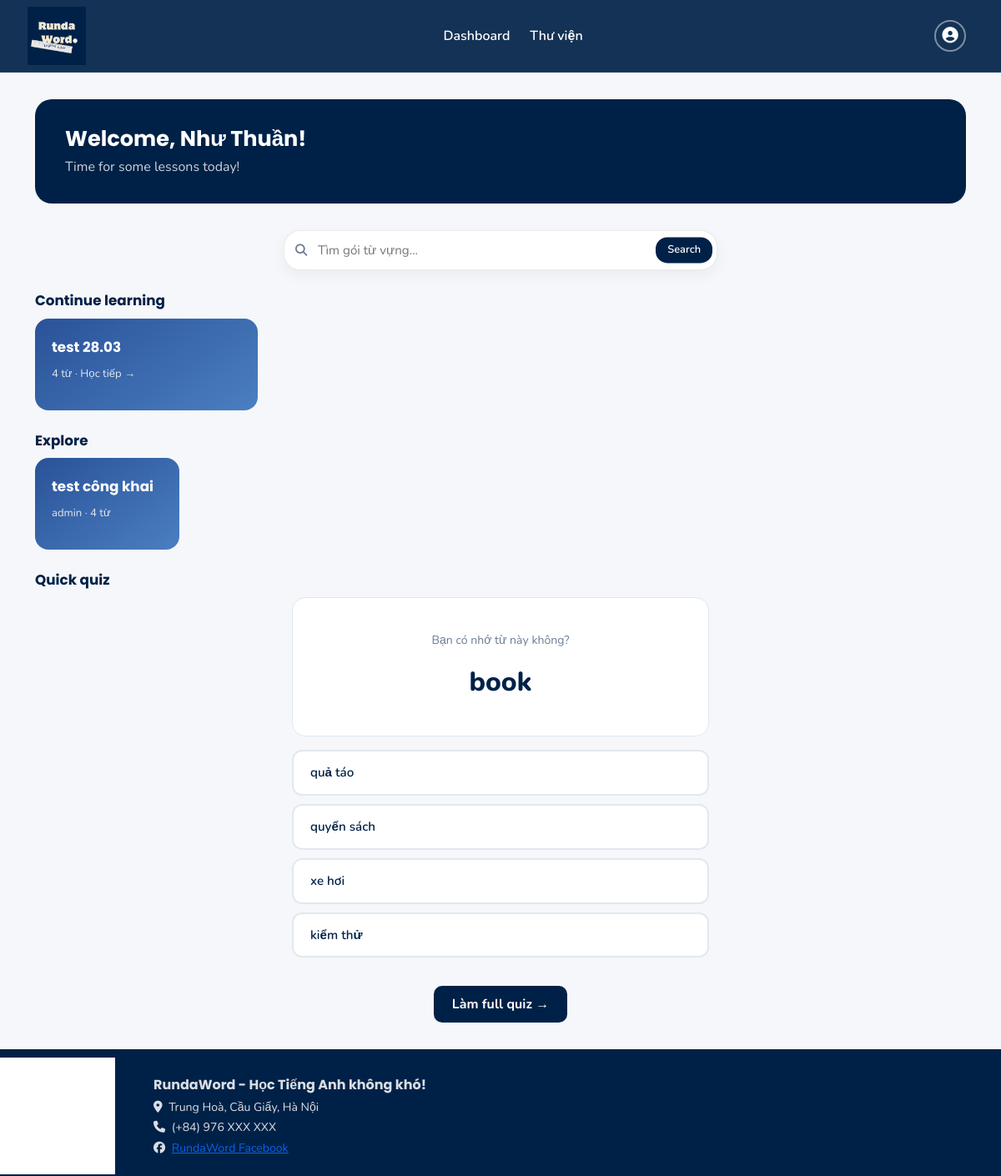
The app's page /dashboard (signed in) with its own data.
### main.py (models this page shows, shortened)
class User(UserMixin, db.Model):
    __tablename__ = 'users'
    id = db.Column(db.Integer, primary_key=True)
    username = db.Column(db.String(50), unique=True, nullable=False)
    name = db.Column(db.String(100))
    email = db.Column(db.String(120), unique=True, nullable=False)
    password_hash = db.Column(db.String(255), nullable=False)
    created_at = db.Column(db.DateTime, default=datetime.utcnow)
    packages = db.relationship('VocabPackage', backref='user', lazy=True, cascade='all, delete-orphan')

class VocabPackage(db.Model):
    __tablename__ = 'vocab_packages'
    id = db.Column(db.Integer, primary_key=True)
    package_name = db.Column(db.String(100), nullable=False)
    package_description = db.Column(db.Text)
    created_at = db.Column(db.DateTime, default=datetime.utcnow)
    updated_at = db.Column(db.DateTime, default=datetime.utcnow)
    user_id = db.Column(db.Integer, db.ForeignKey('users.id'), nullable=False)
    is_public = db.Column(db.Boolean, default=True)   # ✓ already exists in DB
    vocabularies = db.relationship('Vocabulary', backref='package', lazy=True, cascade='all, delete-orphan')

class Vocabulary(db.Model):
    __tablename__ = 'vocabularies'
    id = db.Column(db.Integer, primary_key=True)
    word_en = db.Column(db.String(150), nullable=False)
    word_vi = db.Column(db.String(255), nullable=False)
    package_id = db.Column(db.Integer, db.ForeignKey('vocab_packages.id'), nullable=False)

### main.py (the view)
@app.route('/dashboard')
@login_required
def dashboard():
    q = request.args.get('q', '').strip()
    search_results = None
    if q:
        search_results = VocabPackage.query.filter(
            VocabPackage.package_name.ilike(f"%{q}%"),
            VocabPackage.is_public == True
        ).order_by(VocabPackage.updated_at.desc()).limit(12).all()
    recent_packages = VocabPackage.query\
        .filter_by(user_id=current_user.id)\
        .order_by(VocabPackage.updated_at.desc())\
        .limit(4).all()
    public_packages = VocabPackage.query\
        .filter(
            VocabPackage.is_public == True,
            VocabPackage.user_id != current_user.id
        )\
        .order_by(func.random())\
        .limit(6).all()
    user_packages = VocabPackage.query.filter_by(user_id=current_user.id).all()
    quiz_package = random.choice(user_packages) if user_packages else None
    quiz_words = []
    if quiz_package:
        vocabs = list(quiz_package.vocabularies)
        if len(vocabs) >= 2:
            sample = random.sample(vocabs, min(5, len(vocabs)))
            for v in sample:
                wrong_pool = [x.word_vi for x in vocabs if x.id != v.id]
                wrong = random.sample(wrong_pool, min(3, len(wrong_pool)))
                options = wrong + [v.word_vi]
                random.shuffle(options)
                quiz_words.append({
                    "word": v.word_en,
                    "correct": v.word_vi,
                    "options": options
                })
    return render_template(
        'index.html',
        recent_packages=recent_packages,
        public_packages=public_packages,
        quiz_words=quiz_words,
        quiz_package=quiz_package,
        search_results=search_results,
        search_query=q
    )

### main.py (called while the page is built)
@login_manager.user_loader
def load_user(user_id):
    return User.query.get(int(user_id))

### templates/index.html (shortened to what this page needs)
{% extends "base.html" %}
{% block content %}
<div class="welcome-banner">
    <h2>Welcome, {{ current_user.name or current_user.username }}!</h2>
    <p>Time for some lessons today!</p>
</div>
<div class="search-box-wrapper mb-4">
    <form method="GET" action="{{ url_for('dashboard') }}" class="search-box">
        <i class="fas fa-search search-icon"></i>
        <input
            type="text"
            name="q"
            placeholder="Tìm gói từ vựng..."
            value="{{ search_query or '' }}"
            class="search-input"
        >
        <button type="submit" class="search-btn">Search</button>
    </form>
</div>
{% if search_query is not none and search_query != '' %}
<div class="section-header mb-2">
    🔍 Kết quả cho "<strong>{{ search_query }}</strong>"
    <a href="{{ url_for('dashboard') }}" style="font-size:0.8rem;font-weight:600;color:var(--muted);margin-left:12px;">✕ Xoá tìm kiếm</a>
</div>
{% if search_results %}
<div class="row g-3 mb-5">
    {% for package in search_results %}
    <div class="col-6 col-md-3">
        <a href="{{ url_for('package_detail', package_id=package.id) }}"
           class="pkg-card pkg-card-{{ loop.index0 % 4 }}">
            <div class="pkg-card-name">{{ package.package_name }}</div>
            <div class="pkg-card-meta">
                {{ package.user.username if package.user else '' }}
                · {{ package.vocabularies | length }} từ
            </div>
        </a>
    </div>
    {% endfor %}
</div>
{% else %}
<div class="rw-card text-center py-4 mb-5">
    <p class="text-muted mb-0">Không tìm thấy gói từ nào phù hợp.</p>
</div>
{% endif %}
{% else %}
<div class="section-header mb-2">Continue learning</div>
<div class="row g-3 mb-4">
    {% if recent_packages %}
        {% for package in recent_packages %}
    <div class="col-6 col-md-3">
        <a href="{{ url_for('package_detail', package_id=package.id) }}"
           class="pkg-card pkg-card-{{ loop.index0 % 4 }}">
            <div class="pkg-card-name">{{ package.package_name }}</div>
            <div class="pkg-card-meta">{{ package.vocabularies | length }} từ · Học tiếp →</div>
        </a>
    </div>
        {% endfor %}
    {% endif %}
</div>
<div class="section-header mb-2">Explore</div>
<div class="row g-3 mb-4">
    {% if public_packages %}
        {% for package in public_packages %}
        <div class="col-6 col-md-2">
            <a href="{{ url_for('package_detail', package_id=package.id) }}"
               class="pkg-card pkg-card-{{ loop.index0 % 4 }}">
                <div class="pkg-card-name">{{ package.package_name }}</div>
                <div class="pkg-card-meta">
                    {{ package.user.username if package.user else '' }}
                    · {{ package.vocabularies | length }} từ
                </div>
            </a>
        </div>
        {% endfor %}
    {% else %}
        <p class="text-muted">Chưa có gói từ công khai.</p>
    {% endif %}
</div>
{% if quiz_words %}
<div class="section-header mb-2">Quick quiz</div>
<div style="max-width:500px;margin:0 auto;">
    <div class="quiz-card mb-3">
        <div class="q-prompt">Bạn có nhớ từ này không?</div>
        <div class="q-word" id="quickWord">{{ quiz_words[0].word }}</div>
    </div>
    <div id="quickOptions">
    {% for opt in quiz_words[0].options %}
    <button class="option-btn" onclick="checkQuickAnswer(this, '{{ opt | e }}', '{{ quiz_words[0].correct | e }}')">
        {{ opt }}
    </button>
    {% endfor %}
    </div>
    <div class="text-center">
        <a href="{{ url_for('quiz', package_id=quiz_package.id) }}"
           class="btn btn-navy mt-3">
            Làm full quiz →
        </a>
    </div>
</div>
{% endif %}
{% endif %}
{% endblock %}

### templates/base.html (shortened to what this page needs)
<!DOCTYPE html>
<html lang="vi">
<head>
    <link href="https://cdn.jsdelivr.net/npm/bootstrap@5.3.3/dist/css/bootstrap.min.css" rel="stylesheet">
    <link rel="stylesheet" href="https://cdnjs.cloudflare.com/ajax/libs/font-awesome/6.5.1/css/all.min.css">
    <link rel="stylesheet" href="{{ url_for('static', filename='css/main.css') }}">
</head>
<body>
    <nav class="navbar navbar-expand-lg">
        <div class="container">
            <a class="navbar-brand" href="{{ url_for('index') }}">
                <div class="brand-logo">
                    <img src="{{ url_for('static', filename='imgs/RundaWord-logo.png') }}" alt="rundaword-logo"
                        width="80" height="70">
                </div>
            </a>
            <div class="collapse navbar-collapse" id="navbarNav">
                {% if current_user.is_authenticated %}
                <ul class="navbar-nav mx-auto">
                    <li class="nav-item">
                        <a class="nav-link" href="{{ url_for('dashboard') }}">Dashboard</a>
                    </li>
                    <li class="nav-item">
                        <a class="nav-link" href="{{ url_for('packages') }}">Thư viện</a>
                    </li>
                </ul>
                <ul class="navbar-nav">
                    <li class="nav-item dropdown">
                        <a class="navbar-icon-btn" href="#" data-bs-toggle="dropdown" role="button">
                            <i class="fas fa-user-circle"></i>
                        </a>
                    </li>
                </ul>
                {% endif %}
            </div>
        </div>
    </nav>
    <main>
        <div class="container">
            {% block content %}{% endblock %}
        </div>
    </main>
    <footer>
        <div class="container">
            <div class="row align-items-center" style="gap:50px">
                <div class="col-auto me-3">
                    <div class="brand-logo">
                        <img src="../static/imgs/RundaWord-logo.png" alt="rundaword-logo" width="160" height="140">
                    </div>
                </div>
                <div class="col">
                    <p class="footer-logo-text mb-1">RundaWord - Học Tiếng Anh không khó!</p>
                    <p><i class="fas fa-map-marker-alt me-1"></i> Trung Hoà, Cầu Giấy, Hà Nội</p>
                    <p><i class="fas fa-phone me-1"></i> (+84) 976 XXX XXX</p>
                    <p><i class="fab fa-facebook me-1"></i> <a href="https://www.facebook.com/chin.rangdao"
                            target="_blank">RundaWord Facebook</a></p>
                </div>
            </div>
        </div>
    </footer>
</body>
</html>

### static/css/main.css (style rules this page uses)
:root { --navy: #002147; --navy-light: #1a3a5c; --cream: #f0ebe0; --cream-btn: #e8e0d0; --accent: #1a5cad; --text: #0d2137; --muted: #6b7c93; --bg: #f5f7fa; --card-bg: #ffffff; --border: #e2e8f0; }
* { box-sizing: border-box; }
body { font-family: 'Nunito', sans-serif; background: var(--bg); color: var(--text); min-height: 100vh; display: flex; flex-direction: column; padding-top: 0; }
.navbar { background-color: rgba(0, 33, 71, 0.92); backdrop-filter: blur(12px); -webkit-backdrop-filter: blur(12px); padding: 12px 0; position: sticky; top: 0; z-index: 1030; border-bottom: 1px solid rgba(255,255,255,0.08); transition: background-color 0.3s; }
.navbar-brand { display: flex; align-items: center; gap: 10px; text-decoration: none; }
.brand-logo { width: 52px; height: 52px; background: transparent; display: flex; align-items: center; justify-content: center; flex-shrink: 0; }
.navbar .nav-link { color: white !important; font-weight: 600; font-size: 1rem; padding: 6px 18px; border-radius: 8px; transition: background 0.15s; margin: 0 4px; }
.navbar-icon-btn { width: 38px; height: 38px; border-radius: 50%; border: 2px solid rgba(255,255,255,0.45); color: white; display: flex; align-items: center; justify-content: center; font-size: 1.2rem; cursor: pointer; background: transparent; transition: background 0.15s; text-decoration: none; }
.navbar-icon-btn::after { display: none !important; }
main { flex: 1; padding: 32px 0; }
.pkg-card { border-radius: 16px; padding: 22px 20px 18px; color: white !important; cursor: pointer; text-decoration: none !important; display: block; transition: transform 0.15s, box-shadow 0.2s; min-height: 110px; border: none; background: linear-gradient(145deg, #3a6ea5, #6a9fd8); }
.pkg-card-name { font-family: 'Poppins', sans-serif; font-weight: 700; font-size: 1.05rem; margin-bottom: 10px; color: white; }
.pkg-card-meta { font-size: 0.82rem; opacity: 0.85; color: white; }
.pkg-card-0 { background: linear-gradient(145deg, #2a5298, #4a7fc1); }
.btn-navy { background: var(--navy); color: white; border: none; border-radius: 10px; font-weight: 700; padding: 10px 22px; transition: background 0.15s; }
.welcome-banner { background: var(--navy); border-radius: 20px; padding: 32px 36px; color: white; position: relative; overflow: hidden; margin-bottom: 32px; }
.welcome-banner h2 { font-family: 'Poppins', sans-serif; font-weight: 700; font-size: 1.6rem; margin-bottom: 6px; }
.welcome-banner p { opacity: 0.8; margin: 0; font-size: 1rem; }
.section-header { font-family: 'Poppins', sans-serif; font-weight: 700; font-size: 1.05rem; color: var(--navy); margin-bottom: 16px; }
footer { background: var(--navy); color: white; padding: 28px 0 20px; }
footer .footer-logo-text { font-family: 'Poppins', sans-serif; font-weight: 700; font-size: 1rem; }
footer p { font-size: 0.88rem; opacity: 0.85; margin: 3px 0; }
footer .brand-logo img, footer .brand-logo svg { filter: brightness(0) invert(1); }
.quiz-card { background: white; border: 1px solid var(--border); border-radius: 16px; padding: 40px 32px; min-height: 160px; display: flex; flex-direction: column; align-items: center; justify-content: center; }
.option-btn { width: 100%; text-align: left; padding: 14px 20px; border: 2px solid var(--border); border-radius: 12px; background: white; cursor: pointer; font-size: 0.95rem; font-family: 'Nunito', sans-serif; font-weight: 600; transition: all 0.15s; margin-bottom: 10px; color: var(--navy); }
.q-word { font-size: 2rem; font-weight: 800; color: var(--navy); text-align: center; }
.q-prompt { color: var(--muted); font-size: 0.88rem; margin-bottom: 16px; text-align: center; }
.search-box-wrapper { display: flex; justify-content: center; }
.search-box { position: relative; width: 100%; max-width: 520px; }
.search-input { width: 100%; padding: 12px 110px 12px 40px; border-radius: 20px; border: 1px solid rgba(0,0,0,0.08); outline: none; font-size: 0.95rem; background: #fff; box-shadow: 0 6px 18px rgba(0,0,0,0.05); transition: all 0.25s ease; }
.search-icon { position: absolute; left: 14px; top: 50%; transform: translateY(-50%); color: var(--muted); font-size: 0.9rem; }
.search-btn { position: absolute; right: 6px; top: 50%; transform: translateY(-50%); border: none; background: var(--navy); color: #fff; padding: 6px 14px; border-radius: 14px; font-size: 0.8rem; font-weight: 600; transition: opacity 0.2s; cursor: pointer; }

### records on screen
User: name "Như Thuần"
VocabPackage: package_name "test 28.03", vocabularies|length "4"
VocabPackage: package_name "test công khai", user "admin", vocabularies|length "4"
Vocabulary: word_en "book", word_vi "quyển sách"
Vocabulary: word_vi "quả táo"
Vocabulary: word_vi "xe hơi"
Vocabulary: word_vi "kiểm thử"
